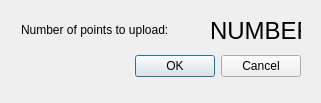
<?xml version="1.0" encoding="UTF-8"?>
<ui version="4.0">
 <class>LizardDownloaderDialogBase</class>
 <widget class="QDialog" name="LizardDownloaderDialogBase">
  <property name="geometry">
   <rect>
    <x>0</x>
    <y>0</y>
    <width>321</width>
    <height>103</height>
   </rect>
  </property>
  <property name="windowTitle">
   <string>GGMN lizard integration</string>
  </property>
  <widget class="QDialogButtonBox" name="button_box">
   <property name="geometry">
    <rect>
     <x>10</x>
     <y>50</y>
     <width>291</width>
     <height>32</height>
    </rect>
   </property>
   <property name="orientation">
    <enum>Qt::Horizontal</enum>
   </property>
   <property name="standardButtons">
    <set>QDialogButtonBox::Cancel|QDialogButtonBox::Ok</set>
   </property>
  </widget>
  <widget class="QLabel" name="label">
   <property name="geometry">
    <rect>
     <x>21</x>
     <y>22</y>
     <width>181</width>
     <height>16</height>
    </rect>
   </property>
   <property name="text">
    <string>Number of points to upload:</string>
   </property>
  </widget>
  <widget class="QLabel" name="number">
   <property name="geometry">
    <rect>
     <x>210</x>
     <y>20</y>
     <width>91</width>
     <height>21</height>
    </rect>
   </property>
   <property name="font">
    <font>
     <pointsize>18</pointsize>
    </font>
   </property>
   <property name="text">
    <string>NUMBER</string>
   </property>
  </widget>
 </widget>
 <resources/>
 <connections>
  <connection>
   <sender>button_box</sender>
   <signal>accepted()</signal>
   <receiver>LizardDownloaderDialogBase</receiver>
   <slot>accept()</slot>
   <hints>
    <hint type="sourcelabel">
     <x>20</x>
     <y>20</y>
    </hint>
    <hint type="destinationlabel">
     <x>20</x>
     <y>20</y>
    </hint>
   </hints>
  </connection>
  <connection>
   <sender>button_box</sender>
   <signal>rejected()</signal>
   <receiver>LizardDownloaderDialogBase</receiver>
   <slot>reject()</slot>
   <hints>
    <hint type="sourcelabel">
     <x>20</x>
     <y>20</y>
    </hint>
    <hint type="destinationlabel">
     <x>20</x>
     <y>20</y>
    </hint>
   </hints>
  </connection>
 </connections>
</ui>
